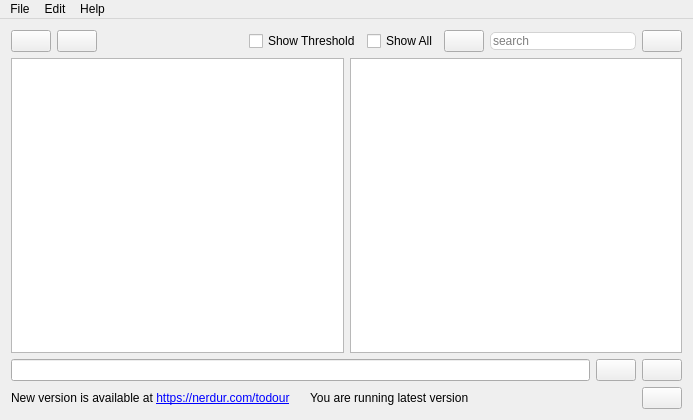
<?xml version="1.0" encoding="UTF-8"?>
<ui version="4.0">
 <class>MainWindow</class>
 <widget class="QMainWindow" name="MainWindow">
  <property name="geometry">
   <rect>
    <x>0</x>
    <y>0</y>
    <width>693</width>
    <height>420</height>
   </rect>
  </property>
  <property name="windowTitle">
   <string>Todour</string>
  </property>
  <property name="iconSize">
   <size>
    <width>24</width>
    <height>24</height>
   </size>
  </property>
  <property name="toolButtonStyle">
   <enum>Qt::ToolButtonIconOnly</enum>
  </property>
  <widget class="QWidget" name="centralWidget">
   <layout class="QVBoxLayout" name="verticalLayout">
    <item>
     <layout class="QHBoxLayout" name="horizontalLayout">
      <item>
       <widget class="QPushButton" name="pushButton_3">
        <property name="toolTip">
         <string>Archive</string>
        </property>
        <property name="text">
         <string/>
        </property>
       </widget>
      </item>
      <item>
       <widget class="QPushButton" name="pushButton_4">
        <property name="toolTip">
         <string>Refresh</string>
        </property>
        <property name="text">
         <string/>
        </property>
       </widget>
      </item>
      <item>
       <spacer name="horizontalSpacer">
        <property name="orientation">
         <enum>Qt::Horizontal</enum>
        </property>
        <property name="sizeHint" stdset="0">
         <size>
          <width>10</width>
          <height>20</height>
         </size>
        </property>
       </spacer>
      </item>
      <item>
       <widget class="QCheckBox" name="cb_threshold_inactive">
        <property name="text">
         <string>Show Threshold</string>
        </property>
       </widget>
      </item>
      <item>
       <widget class="QCheckBox" name="cb_showaall">
        <property name="text">
         <string>Show All</string>
        </property>
       </widget>
      </item>
      <item>
       <widget class="QPushButton" name="btn_Alphabetical">
        <property name="toolTip">
         <string>Toggle alpabetic sorting</string>
        </property>
        <property name="text">
         <string/>
        </property>
        <property name="checkable">
         <bool>true</bool>
        </property>
       </widget>
      </item>
      <item>
       <widget class="QLineEdit" name="lineEdit_2">
        <property name="minimumSize">
         <size>
          <width>0</width>
          <height>0</height>
         </size>
        </property>
        <property name="baseSize">
         <size>
          <width>100</width>
          <height>0</height>
         </size>
        </property>
        <property name="styleSheet">
         <string notr="true">border: 1px solid lightgray;
border-radius: 5px;
</string>
        </property>
        <property name="placeholderText">
         <string>search</string>
        </property>
        <property name="clearButtonEnabled">
         <bool>true</bool>
        </property>
       </widget>
      </item>
      <item>
       <widget class="QPushButton" name="context_lock">
        <property name="toolTip">
         <string>Lock the context</string>
        </property>
        <property name="text">
         <string/>
        </property>
        <property name="checkable">
         <bool>true</bool>
        </property>
       </widget>
      </item>
     </layout>
    </item>
    <item>
     <layout class="QHBoxLayout" name="horizontalLayout_3">
      <item>
       <widget class="QListView" name="lv_activetags">
        <property name="enabled">
         <bool>true</bool>
        </property>
       </widget>
      </item>
      <item>
       <widget class="QTableView" name="tableView">
        <property name="contextMenuPolicy">
         <enum>Qt::CustomContextMenu</enum>
        </property>
        <property name="horizontalScrollBarPolicy">
         <enum>Qt::ScrollBarAsNeeded</enum>
        </property>
        <property name="autoScroll">
         <bool>true</bool>
        </property>
        <property name="alternatingRowColors">
         <bool>false</bool>
        </property>
        <property name="textElideMode">
         <enum>Qt::ElideRight</enum>
        </property>
        <property name="sortingEnabled">
         <bool>false</bool>
        </property>
        <property name="wordWrap">
         <bool>true</bool>
        </property>
        <attribute name="verticalHeaderVisible">
         <bool>false</bool>
        </attribute>
        <attribute name="verticalHeaderHighlightSections">
         <bool>false</bool>
        </attribute>
       </widget>
      </item>
     </layout>
    </item>
    <item>
     <layout class="QHBoxLayout" name="horizontalLayout_2">
      <item>
       <widget class="QLineEdit" name="lineEdit"/>
      </item>
      <item>
       <widget class="QPushButton" name="pushButton">
        <property name="toolTip">
         <string>Add item</string>
        </property>
        <property name="text">
         <string/>
        </property>
       </widget>
      </item>
      <item>
       <widget class="QPushButton" name="pushButton_2">
        <property name="toolTip">
         <string>Remove item</string>
        </property>
        <property name="text">
         <string/>
        </property>
       </widget>
      </item>
     </layout>
    </item>
    <item>
     <widget class="QWidget" name="newVersionView" native="true">
      <layout class="QHBoxLayout" name="horizontalLayout_4">
       <property name="spacing">
        <number>20</number>
       </property>
       <property name="leftMargin">
        <number>0</number>
       </property>
       <property name="topMargin">
        <number>0</number>
       </property>
       <property name="rightMargin">
        <number>0</number>
       </property>
       <property name="bottomMargin">
        <number>0</number>
       </property>
       <item>
        <widget class="QLabel" name="lbl_newVersion">
         <property name="text">
          <string>&lt;html&gt;&lt;head/&gt;&lt;body&gt;&lt;p&gt;New version is available at &lt;a href=&quot;http://nerdur.com/todour&quot;&gt;&lt;span style=&quot; text-decoration: underline; color:#0000ff;&quot;&gt;https://nerdur.com/todour&lt;/span&gt;&lt;/a&gt;&lt;/p&gt;&lt;/body&gt;&lt;/html&gt;</string>
         </property>
         <property name="textFormat">
          <enum>Qt::RichText</enum>
         </property>
         <property name="openExternalLinks">
          <bool>true</bool>
         </property>
         <property name="textInteractionFlags">
          <set>Qt::LinksAccessibleByKeyboard|Qt::LinksAccessibleByMouse</set>
         </property>
        </widget>
       </item>
       <item>
        <widget class="QLabel" name="lbl_latestVersion">
         <property name="text">
          <string>You are running latest version</string>
         </property>
        </widget>
       </item>
       <item>
        <widget class="QLabel" name="txtLatestVersion">
         <property name="text">
          <string/>
         </property>
        </widget>
       </item>
       <item>
        <spacer name="horizontalSpacer_2">
         <property name="orientation">
          <enum>Qt::Horizontal</enum>
         </property>
         <property name="sizeHint" stdset="0">
          <size>
           <width>40</width>
           <height>20</height>
          </size>
         </property>
        </spacer>
       </item>
       <item>
        <widget class="QPushButton" name="pb_closeVersionBar">
         <property name="text">
          <string/>
         </property>
        </widget>
       </item>
      </layout>
     </widget>
    </item>
   </layout>
  </widget>
  <widget class="QMenuBar" name="menuBar">
   <property name="geometry">
    <rect>
     <x>0</x>
     <y>0</y>
     <width>693</width>
     <height>22</height>
    </rect>
   </property>
   <widget class="QMenu" name="menuFile">
    <property name="title">
     <string>File</string>
    </property>
    <addaction name="actionSettings"/>
    <addaction name="actionQuit"/>
   </widget>
   <widget class="QMenu" name="menuHelp">
    <property name="title">
     <string>Help</string>
    </property>
    <addaction name="actionAbout"/>
    <addaction name="actionCheck_for_updates"/>
   </widget>
   <widget class="QMenu" name="menuEdit">
    <property name="title">
     <string>Edit</string>
    </property>
    <addaction name="actionUndo"/>
    <addaction name="actionRedo"/>
   </widget>
   <addaction name="menuFile"/>
   <addaction name="menuEdit"/>
   <addaction name="menuHelp"/>
  </widget>
  <action name="actionSettings">
   <property name="text">
    <string>Settings..</string>
   </property>
  </action>
  <action name="actionAbout">
   <property name="text">
    <string>About</string>
   </property>
  </action>
  <action name="actionCheck_for_updates">
   <property name="text">
    <string>Check for updates</string>
   </property>
  </action>
  <action name="actionQuit">
   <property name="text">
    <string>Quit</string>
   </property>
  </action>
  <action name="actionUndo">
   <property name="text">
    <string>Undo</string>
   </property>
   <property name="shortcut">
    <string>Ctrl+Z</string>
   </property>
  </action>
  <action name="actionRedo">
   <property name="text">
    <string>Redo</string>
   </property>
   <property name="shortcut">
    <string>Ctrl+R</string>
   </property>
  </action>
 </widget>
 <layoutdefault spacing="6" margin="11"/>
 <tabstops>
  <tabstop>lineEdit</tabstop>
  <tabstop>pushButton</tabstop>
  <tabstop>pushButton_2</tabstop>
  <tabstop>lineEdit_2</tabstop>
  <tabstop>pushButton_3</tabstop>
  <tabstop>pushButton_4</tabstop>
 </tabstops>
 <resources/>
 <connections/>
</ui>
